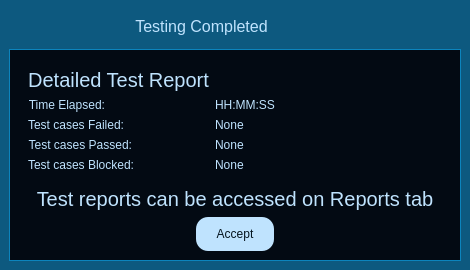
<?xml version="1.0" encoding="UTF-8"?>
<ui version="4.0">
 <class>TestReport</class>
 <widget class="QWidget" name="TestReport">
  <property name="geometry">
   <rect>
    <x>0</x>
    <y>0</y>
    <width>470</width>
    <height>270</height>
   </rect>
  </property>
  <property name="windowTitle">
   <string>Form</string>
  </property>
  <layout class="QGridLayout" name="gridLayout_3">
   <property name="leftMargin">
    <number>0</number>
   </property>
   <property name="topMargin">
    <number>0</number>
   </property>
   <property name="rightMargin">
    <number>0</number>
   </property>
   <property name="bottomMargin">
    <number>0</number>
   </property>
   <property name="spacing">
    <number>0</number>
   </property>
   <item row="0" column="0">
    <widget class="QWidget" name="stylesheet" native="true">
     <property name="styleSheet">
      <string notr="true">/* /////////////////////////////////////////////////////////////////////////////////////////////////
Bg App */
#bgApp {
    /*background-color: #05151f; /* blue-charcoal 950 */
    background-color: #030A13;
    border: 1px solid #0c84bd; /* blue-charcoal 600 */
}

/* /////////////////////////////////////////////////////////////////////////////////////////////////
Content App */
#contentTopBg {
    background-color: #0d597f; /* blue-charcoal 800 */
}

QWidget {
    color: #bfe3fe; /* blue-charcoal 200 - light text on dark */
}

/* Top Buttons */
#tabButtons .QPushButton {
    background-color: rgba(255, 255, 255, 0);
    border: none;
    border-radius: 5px;
    color: #05151f; /* blue-charcoal 950 - darker text for PushButton */
}
#tabButtons .QPushButton:hover {
    background-color: #0b6999; /* blue-charcoal 700 */
    border-style: solid;
    border-radius: 4px;
}
#tabButtons .QPushButton:pressed {
    background-color: rgb(23, 26, 30);
    border-style: solid;
    border-radius: 4px;
}</string>
     </property>
     <layout class="QGridLayout" name="gridLayout_5">
      <property name="leftMargin">
       <number>0</number>
      </property>
      <property name="topMargin">
       <number>0</number>
      </property>
      <property name="rightMargin">
       <number>0</number>
      </property>
      <property name="bottomMargin">
       <number>0</number>
      </property>
      <property name="spacing">
       <number>0</number>
      </property>
      <item row="0" column="0">
       <widget class="QFrame" name="contentTopBg">
        <property name="minimumSize">
         <size>
          <width>0</width>
          <height>50</height>
         </size>
        </property>
        <property name="frameShape">
         <enum>QFrame::Shape::NoFrame</enum>
        </property>
        <property name="frameShadow">
         <enum>QFrame::Shadow::Raised</enum>
        </property>
        <layout class="QGridLayout" name="gridLayout">
         <item row="0" column="0">
          <widget class="QFrame" name="winTtile">
           <property name="sizePolicy">
            <sizepolicy hsizetype="Expanding" vsizetype="Preferred">
             <horstretch>0</horstretch>
             <verstretch>0</verstretch>
            </sizepolicy>
           </property>
           <property name="frameShape">
            <enum>QFrame::Shape::NoFrame</enum>
           </property>
           <property name="frameShadow">
            <enum>QFrame::Shadow::Raised</enum>
           </property>
           <layout class="QHBoxLayout" name="horizontalLayout_5">
            <property name="spacing">
             <number>0</number>
            </property>
            <property name="leftMargin">
             <number>0</number>
            </property>
            <property name="topMargin">
             <number>0</number>
            </property>
            <property name="rightMargin">
             <number>0</number>
            </property>
            <property name="bottomMargin">
             <number>0</number>
            </property>
            <item>
             <widget class="QLabel" name="title">
              <property name="sizePolicy">
               <sizepolicy hsizetype="Preferred" vsizetype="Expanding">
                <horstretch>0</horstretch>
                <verstretch>0</verstretch>
               </sizepolicy>
              </property>
              <property name="maximumSize">
               <size>
                <width>16777215</width>
                <height>45</height>
               </size>
              </property>
              <property name="font">
               <font>
                <family>Segoe UI</family>
                <pointsize>12</pointsize>
                <italic>false</italic>
                <bold>false</bold>
               </font>
              </property>
              <property name="layoutDirection">
               <enum>Qt::LayoutDirection::LeftToRight</enum>
              </property>
              <property name="text">
               <string>Testing Completed</string>
              </property>
              <property name="alignment">
               <set>Qt::AlignmentFlag::AlignCenter</set>
              </property>
             </widget>
            </item>
           </layout>
          </widget>
         </item>
         <item row="0" column="1">
          <widget class="QFrame" name="tabButtons">
           <property name="minimumSize">
            <size>
             <width>0</width>
             <height>28</height>
            </size>
           </property>
           <property name="frameShape">
            <enum>QFrame::Shape::NoFrame</enum>
           </property>
           <property name="frameShadow">
            <enum>QFrame::Shadow::Raised</enum>
           </property>
           <layout class="QHBoxLayout" name="horizontalLayout_6">
            <property name="spacing">
             <number>5</number>
            </property>
            <property name="leftMargin">
             <number>0</number>
            </property>
            <property name="topMargin">
             <number>0</number>
            </property>
            <property name="rightMargin">
             <number>0</number>
            </property>
            <property name="bottomMargin">
             <number>0</number>
            </property>
            <item>
             <widget class="QPushButton" name="minimizeBtn">
              <property name="minimumSize">
               <size>
                <width>28</width>
                <height>28</height>
               </size>
              </property>
              <property name="maximumSize">
               <size>
                <width>28</width>
                <height>28</height>
               </size>
              </property>
              <property name="cursor">
               <cursorShape>PointingHandCursor</cursorShape>
              </property>
              <property name="toolTip">
               <string>Minimize</string>
              </property>
              <property name="text">
               <string/>
              </property>
              <property name="icon">
               <iconset resource="../icons/icon.qrc">
                <normaloff>:/Icons/icon_minimize.png</normaloff>:/Icons/icon_minimize.png</iconset>
              </property>
              <property name="iconSize">
               <size>
                <width>20</width>
                <height>20</height>
               </size>
              </property>
             </widget>
            </item>
            <item>
             <widget class="QPushButton" name="closeBtn">
              <property name="minimumSize">
               <size>
                <width>28</width>
                <height>28</height>
               </size>
              </property>
              <property name="maximumSize">
               <size>
                <width>28</width>
                <height>28</height>
               </size>
              </property>
              <property name="cursor">
               <cursorShape>PointingHandCursor</cursorShape>
              </property>
              <property name="toolTip">
               <string>Close</string>
              </property>
              <property name="text">
               <string/>
              </property>
              <property name="icon">
               <iconset resource="../icons/icon.qrc">
                <normaloff>:/Icons/icon_close.png</normaloff>:/Icons/icon_close.png</iconset>
              </property>
              <property name="iconSize">
               <size>
                <width>20</width>
                <height>20</height>
               </size>
              </property>
             </widget>
            </item>
           </layout>
          </widget>
         </item>
         <item row="1" column="0" colspan="2">
          <widget class="QFrame" name="bgApp">
           <layout class="QGridLayout" name="gridLayout_2">
            <property name="leftMargin">
             <number>0</number>
            </property>
            <property name="topMargin">
             <number>0</number>
            </property>
            <property name="rightMargin">
             <number>0</number>
            </property>
            <property name="bottomMargin">
             <number>0</number>
            </property>
            <property name="spacing">
             <number>0</number>
            </property>
            <item row="0" column="0">
             <widget class="QWidget" name="widget" native="true">
              <layout class="QGridLayout" name="gridLayout_4">
               <item row="4" column="1">
                <widget class="QPushButton" name="accept">
                 <property name="styleSheet">
                  <string notr="true">QPushButton {
    background-color: rgb(191, 227, 254);/* Default background color */
    color: #05151f; /* Default text color */
    border: none;
    border-radius: 12px; /* Set rounded corners */
    padding: 10px 20px; 
}

QPushButton:hover {
    background-color: #0b6999; /* Hover background color */
    border-radius: 12px; /* Set rounded corners */
}</string>
                 </property>
                 <property name="text">
                  <string>Accept</string>
                 </property>
                </widget>
               </item>
               <item row="4" column="0">
                <spacer name="horizontalSpacer">
                 <property name="orientation">
                  <enum>Qt::Orientation::Horizontal</enum>
                 </property>
                 <property name="sizeHint" stdset="0">
                  <size>
                   <width>40</width>
                   <height>20</height>
                  </size>
                 </property>
                </spacer>
               </item>
               <item row="4" column="2">
                <spacer name="horizontalSpacer_2">
                 <property name="orientation">
                  <enum>Qt::Orientation::Horizontal</enum>
                 </property>
                 <property name="sizeHint" stdset="0">
                  <size>
                   <width>40</width>
                   <height>20</height>
                  </size>
                 </property>
                </spacer>
               </item>
               <item row="3" column="0" colspan="3">
                <widget class="QLabel" name="lbl_reports">
                 <property name="font">
                  <font>
                   <pointsize>15</pointsize>
                  </font>
                 </property>
                 <property name="text">
                  <string>Test reports can be accessed on Reports tab</string>
                 </property>
                 <property name="alignment">
                  <set>Qt::AlignmentFlag::AlignCenter</set>
                 </property>
                </widget>
               </item>
               <item row="1" column="0" rowspan="2" colspan="3">
                <widget class="QWidget" name="widget_2" native="true">
                 <property name="maximumSize">
                  <size>
                   <width>550</width>
                   <height>200</height>
                  </size>
                 </property>
                 <property name="layoutDirection">
                  <enum>Qt::LayoutDirection::LeftToRight</enum>
                 </property>
                 <layout class="QFormLayout" name="formLayout">
                  <item row="0" column="0">
                   <widget class="QLabel" name="lbl_TestReport">
                    <property name="enabled">
                     <bool>true</bool>
                    </property>
                    <property name="sizePolicy">
                     <sizepolicy hsizetype="Preferred" vsizetype="Fixed">
                      <horstretch>0</horstretch>
                      <verstretch>0</verstretch>
                     </sizepolicy>
                    </property>
                    <property name="font">
                     <font>
                      <family>Segoe UI</family>
                      <pointsize>15</pointsize>
                      <italic>false</italic>
                      <bold>false</bold>
                     </font>
                    </property>
                    <property name="text">
                     <string>Detailed Test Report</string>
                    </property>
                    <property name="alignment">
                     <set>Qt::AlignmentFlag::AlignCenter</set>
                    </property>
                   </widget>
                  </item>
                  <item row="1" column="0">
                   <widget class="QLabel" name="lbl_elapsedTime">
                    <property name="sizePolicy">
                     <sizepolicy hsizetype="Preferred" vsizetype="Fixed">
                      <horstretch>0</horstretch>
                      <verstretch>0</verstretch>
                     </sizepolicy>
                    </property>
                    <property name="maximumSize">
                     <size>
                      <width>150</width>
                      <height>16777215</height>
                     </size>
                    </property>
                    <property name="text">
                     <string>Time Elapsed:</string>
                    </property>
                    <property name="alignment">
                     <set>Qt::AlignmentFlag::AlignRight|Qt::AlignmentFlag::AlignTrailing|Qt::AlignmentFlag::AlignVCenter</set>
                    </property>
                   </widget>
                  </item>
                  <item row="1" column="1">
                   <widget class="QLabel" name="txt_elapsedTime">
                    <property name="sizePolicy">
                     <sizepolicy hsizetype="Fixed" vsizetype="Fixed">
                      <horstretch>0</horstretch>
                      <verstretch>0</verstretch>
                     </sizepolicy>
                    </property>
                    <property name="text">
                     <string>HH:MM:SS</string>
                    </property>
                    <property name="alignment">
                     <set>Qt::AlignmentFlag::AlignLeading|Qt::AlignmentFlag::AlignLeft|Qt::AlignmentFlag::AlignVCenter</set>
                    </property>
                   </widget>
                  </item>
                  <item row="2" column="0">
                   <widget class="QLabel" name="lbl_testFailed">
                    <property name="maximumSize">
                     <size>
                      <width>150</width>
                      <height>16777215</height>
                     </size>
                    </property>
                    <property name="text">
                     <string>Test cases Failed:</string>
                    </property>
                    <property name="alignment">
                     <set>Qt::AlignmentFlag::AlignRight|Qt::AlignmentFlag::AlignTrailing|Qt::AlignmentFlag::AlignVCenter</set>
                    </property>
                   </widget>
                  </item>
                  <item row="2" column="1">
                   <widget class="QLabel" name="txt_Failed">
                    <property name="sizePolicy">
                     <sizepolicy hsizetype="Preferred" vsizetype="Fixed">
                      <horstretch>0</horstretch>
                      <verstretch>0</verstretch>
                     </sizepolicy>
                    </property>
                    <property name="text">
                     <string>None</string>
                    </property>
                   </widget>
                  </item>
                  <item row="3" column="0">
                   <widget class="QLabel" name="lbl_testPassed">
                    <property name="maximumSize">
                     <size>
                      <width>150</width>
                      <height>16777215</height>
                     </size>
                    </property>
                    <property name="text">
                     <string>Test cases Passed:</string>
                    </property>
                    <property name="alignment">
                     <set>Qt::AlignmentFlag::AlignRight|Qt::AlignmentFlag::AlignTrailing|Qt::AlignmentFlag::AlignVCenter</set>
                    </property>
                   </widget>
                  </item>
                  <item row="3" column="1">
                   <widget class="QLabel" name="txt_Passed">
                    <property name="sizePolicy">
                     <sizepolicy hsizetype="Preferred" vsizetype="Fixed">
                      <horstretch>0</horstretch>
                      <verstretch>0</verstretch>
                     </sizepolicy>
                    </property>
                    <property name="text">
                     <string>None</string>
                    </property>
                   </widget>
                  </item>
                  <item row="4" column="0">
                   <widget class="QLabel" name="lbl_testBlocked">
                    <property name="maximumSize">
                     <size>
                      <width>150</width>
                      <height>16777215</height>
                     </size>
                    </property>
                    <property name="text">
                     <string>Test cases Blocked:</string>
                    </property>
                    <property name="alignment">
                     <set>Qt::AlignmentFlag::AlignRight|Qt::AlignmentFlag::AlignTrailing|Qt::AlignmentFlag::AlignVCenter</set>
                    </property>
                   </widget>
                  </item>
                  <item row="4" column="1">
                   <widget class="QLabel" name="txt_Blocked">
                    <property name="sizePolicy">
                     <sizepolicy hsizetype="Preferred" vsizetype="Fixed">
                      <horstretch>0</horstretch>
                      <verstretch>0</verstretch>
                     </sizepolicy>
                    </property>
                    <property name="text">
                     <string>None</string>
                    </property>
                   </widget>
                  </item>
                 </layout>
                </widget>
               </item>
              </layout>
             </widget>
            </item>
           </layout>
          </widget>
         </item>
        </layout>
       </widget>
      </item>
     </layout>
    </widget>
   </item>
  </layout>
 </widget>
 <resources>
  <include location="../icons/icon.qrc"/>
 </resources>
 <connections>
  <connection>
   <sender>minimizeBtn</sender>
   <signal>clicked()</signal>
   <receiver>TestReport</receiver>
   <slot>showMinimized()</slot>
   <hints>
    <hint type="sourcelabel">
     <x>462</x>
     <y>23</y>
    </hint>
    <hint type="destinationlabel">
     <x>397</x>
     <y>-14</y>
    </hint>
   </hints>
  </connection>
  <connection>
   <sender>closeBtn</sender>
   <signal>clicked()</signal>
   <receiver>TestReport</receiver>
   <slot>close()</slot>
   <hints>
    <hint type="sourcelabel">
     <x>496</x>
     <y>24</y>
    </hint>
    <hint type="destinationlabel">
     <x>278</x>
     <y>-16</y>
    </hint>
   </hints>
  </connection>
  <connection>
   <sender>accept</sender>
   <signal>clicked()</signal>
   <receiver>TestReport</receiver>
   <slot>close()</slot>
   <hints>
    <hint type="sourcelabel">
     <x>266</x>
     <y>270</y>
    </hint>
    <hint type="destinationlabel">
     <x>132</x>
     <y>-15</y>
    </hint>
   </hints>
  </connection>
 </connections>
</ui>
